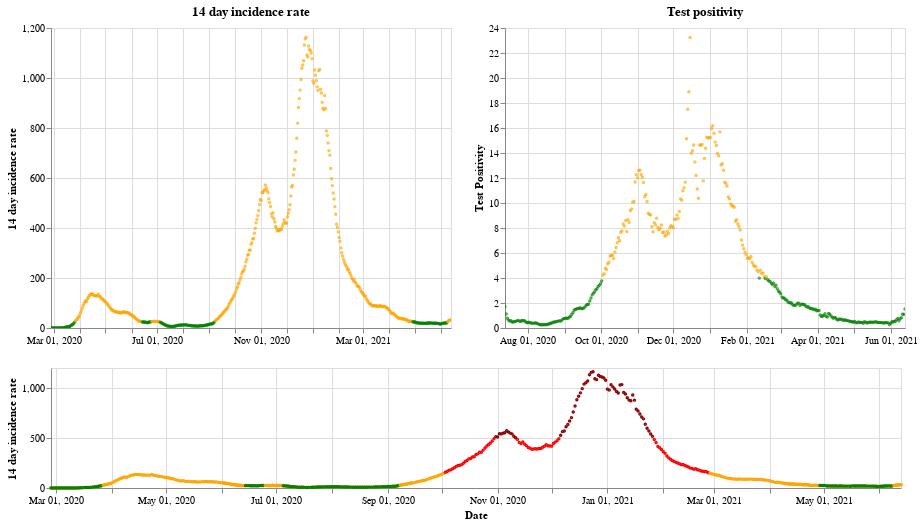

Notebook cell for this chart:
### Markdown cell above
## Wales

### Code cell
plot_traffic_light('Wales')

### Figure 1 — Vega-Lite specification as saved in the notebook (floating-point values rounded to 4 significant figures; data arrays with more than 128 entries replaced by an {"elided": "..."} marker saying what was removed)
{"config": {"view": {"continuousWidth": 400, "continuousHeight": 300}}, "vconcat": [{"hconcat": [{"mark": {"type": "point", "size": 2}, "encoding": {"color": {"condition": {"value": "green", "test": "(datum.twoWeeklyCasesRate <= 25)"}, "value": "orange"}, "tooltip": [{"type": "nominal", "field": "areaName"}, {"type": "temporal", "field": "date"}, {"type": "quantitative", "field": "twoWeeklyCasesRate"}, {"type": "quantitative", "field": "testPositivity"}], "x": {"type": "temporal", "axis": {"title": ""}, "field": "date", "scale": {"domain": {"selection": "DateBrush"}}, "timeUnit": "yearmonthdate"}, "y": {"type": "quantitative", "axis": {"title": "14 day incidence rate"}, "field": "twoWeeklyCasesRate"}}, "title": "14 day incidence rate", "width": 400}, {"mark": {"type": "point", "size": 2}, "encoding": {"color": {"condition": {"value": "green", "test": "(datum.testPositivity <= 4)"}, "value": "orange"}, "tooltip": [{"type": "nominal", "field": "areaName"}, {"type": "temporal", "field": "date"}, {"type": "quantitative", "field": "twoWeeklyCasesRate"}, {"type": "quantitative", "field": "testPositivity"}], "x": {"type": "temporal", "axis": {"title": ""}, "field": "date", "scale": {"domain": {"selection": "DateBrush"}}, "timeUnit": "yearmonthdate"}, "y": {"type": "quantitative", "axis": {"title": "Test Positivity"}, "field": "testPositivity"}}, "title": "Test positivity", "width": 400}]}, {"layer": [{"mark": {"type": "point", "size": 2}, "encoding": {"color": {"condition": {"value": "orange", "test": "((50 && datum.twoWeeklyCasesRate) < 150)"}, "value": "red"}, "opacity": {"condition": {"value": 1, "test": "((50 && datum.twoWeeklyCasesRate) < 500)"}, "value": 0}, "tooltip": [{"type": "nominal", "field": "areaName"}, {"type": "temporal", "field": "date"}, {"type": "quantitative", "field": "twoWeeklyCasesRate"}, {"type": "quantitative", "field": "testPositivity"}], "x": {"type": "temporal", "axis": {"title": "Date"}, "field": "date", "timeUnit": "yearmonthdate"}, "y": {"type": "quantitative", "axis": {"title": "14 day incidence rate"}, "field": "twoWeeklyCasesRate"}}, "selection": {"DateBrush": {"type": "interval", "encodings": ["x"], "fields": ["Time"]}}, "width": 850}, {"mark": {"type": "point", "size": 2}, "encoding": {"color": {"value": "darkred"}, "opacity": {"condition": {"value": 1, "test": "(datum.twoWeeklyCasesRate >= 500)"}, "value": 0}, "tooltip": [{"type": "nominal", "field": "areaName"}, {"type": "temporal", "field": "date"}, {"type": "quantitative", "field": "twoWeeklyCasesRate"}, {"type": "quantitative", "field": "testPositivity"}], "x": {"type": "temporal", "axis": {"title": "Date"}, "field": "date", "timeUnit": "yearmonthdate"}, "y": {"type": "quantitative", "axis": {"title": "14 day incidence rate"}, "field": "twoWeeklyCasesRate"}}, "width": 400}, {"mark": {"type": "point", "size": 2}, "encoding": {"color": {"condition": {"value": "green", "test": "((4 && datum.twoWeeklyCasesRate) < 25)"}, "value": "orange"}, "opacity": {"condition": {"value": 1, "test": "(datum.twoWeeklyCasesRate < 50)"}, "value": 0}, "tooltip": [{"type": "nominal", "field": "areaName"}, {"type": "temporal", "field": "date"}, {"type": "quantitative", "field": "twoWeeklyCasesRate"}, {"type": "quantitative", "field": "testPositivity"}], "x": {"type": "temporal", "axis": {"title": "Date"}, "field": "date", "timeUnit": "yearmonthdate"}, "y": {"type": "quantitative", "axis": {"title": "14 day incidence rate"}, "field": "twoWeeklyCasesRate"}}, "width": 400}], "height": 120, "width": 800}], "data": {"name": "data-3de086d0046c654f64f96de933931311"}, "$schema": "https://vega.github.io/schema/vega-lite/v4.8.1.json", "datasets": {"data-3de086d0046c654f64f96de933931311": {"elided": "473 records"}}}
